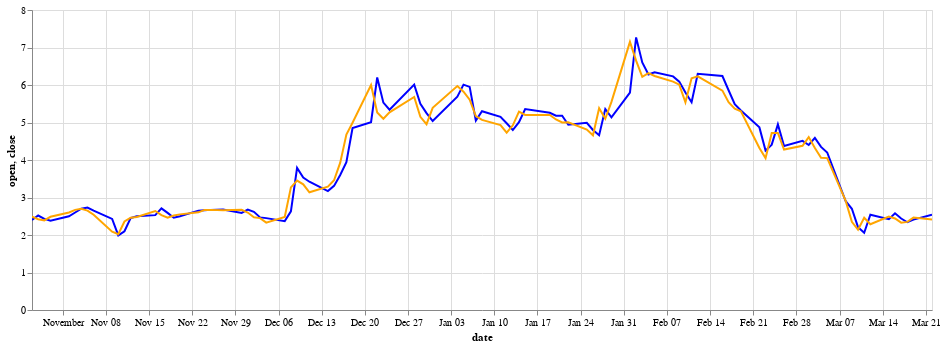

Source (notebook cell):
### Code cell
# chart different columns from the same df
base = alt.Chart(df.reset_index()).encode(x='date:T')

alt.layer(
    base.mark_line(color='blue').encode(y='open:Q', tooltip=['open']),
    base.mark_line(color='orange').encode(y='close:Q', tooltip=['close'])
).properties(width=900).interactive()

### Figure 1 — Vega-Lite specification as saved in the notebook (floating-point values rounded to 4 significant figures)
{"config": {"view": {"continuousWidth": 400, "continuousHeight": 300}}, "layer": [{"mark": {"type": "line", "color": "blue"}, "encoding": {"tooltip": [{"type": "nominal", "field": "open"}], "x": {"type": "temporal", "field": "date"}, "y": {"type": "quantitative", "field": "open"}}, "selection": {"selector018": {"type": "interval", "bind": "scales", "encodings": ["x", "y"]}}}, {"mark": {"type": "line", "color": "orange"}, "encoding": {"tooltip": [{"type": "nominal", "field": "close"}], "x": {"type": "temporal", "field": "date"}, "y": {"type": "quantitative", "field": "close"}}}], "data": {"name": "data-d4e8379d4c893aaf78ac56ae478756ad"}, "width": 900, "$schema": "https://vega.github.io/schema/vega-lite/v4.8.1.json", "datasets": {"data-d4e8379d4c893aaf78ac56ae478756ad": [{"index": "2021-03-22", "open": "2.54", "high": "2.55", "low": "2.38", "close": "2.41", "adjusted": "2.41", "volume": "1891303", "dividend": "0.0000", "split": "1.0", "date": "2021-03-22"}, {"index": "2021-03-19", "open": "2.41", "high": "2.51", "low": "2.33", "close": "2.4635", "adjusted": "2.4635", "volume": "1798535", "dividend": "0.0000", "split": "1.0", "date": "2021-03-19"}, {"index": "2021-03-18", "open": "2.34", "high": "2.45", "low": "2.3", "close": "2.35", "adjusted": "2.35", "volume": "1945828", "dividend": "0.0000", "split": "1.0", "date": "2021-03-18"}, {"index": "2021-03-17", "open": "2.44", "high": "2.44", "low": "2.26", "close": "2.33", "adjusted": "2.33", "volume": "2322090", "dividend": "0.0000", "split": "1.0", "date": "2021-03-17"}, {"index": "2021-03-16", "open": "2.58", "high": "2.64", "low": "2.4", "close": "2.44", "adjusted": "2.44", "volume": "2464131", "dividend": "0.0000", "split": "1.0", "date": "2021-03-16"}, {"index": "2021-03-15", "open": "2.42", "high": "2.54", "low": "2.3", "close": "2.49", "adjusted": "2.49", "volume": "3339214", "dividend": "0.0000", "split": "1.0", "date": "2021-03-15"}, {"index": "2021-03-12", "open": "2.54", "high": "2.54", "low": "2.23", "close": "2.2865", "adjusted": "2.2865", "volume": "2972498", "dividend": "0.0000", "split": "1.0", "date": "2021-03-12"}, {"index": "2021-03-11", "open": "2.06", "high": "2.57", "low": "2.0", "close": "2.46", "adjusted": "2.46", "volume": "11112275", "dividend": "0.0000", "split": "1.0", "date": "2021-03-11"}, {"index": "2021-03-10", "open": "2.21", "high": "2.25", "low": "2.07", "close": "2.14", "adjusted": "2.14", "volume": "11303198", "dividend": "0.0000", "split": "1.0", "date": "2021-03-10"}, {"index": "2021-03-09", "open": "2.7", "high": "2.7", "low": "2.17", "close": "2.35", "adjusted": "2.35", "volume": "22115724", "dividend": "0.0000", "split": "1.0", "date": "2021-03-09"}, {"index": "2021-03-08", "open": "2.9", "high": "3.28", "low": "2.7", "close": "2.91", "adjusted": "2.91", "volume": "21383775", "dividend": "0.0000", "split": "1.0", "date": "2021-03-08"}, {"index": "2021-03-05", "open": "4.2", "high": "4.75", "low": "4.02", "close": "4.05", "adjusted": "4.05", "volume": "4604187", "dividend": "0.0000", "split": "1.0", "date": "2021-03-05"}, {"index": "2021-03-04", "open": "4.35", "high": "4.35", "low": "4.02", "close": "4.06", "adjusted": "4.06", "volume": "3319689", "dividend": "0.0000", "split": "1.0", "date": "2021-03-04"}, {"index": "2021-03-03", "open": "4.59", "high": "4.62", "low": "4.3", "close": "4.32", "adjusted": "4.32", "volume": "2219446", "dividend": "0.0000", "split": "1.0", "date": "2021-03-03"}, {"index": "2021-03-02", "open": "4.4", "high": "5.05", "low": "4.35", "close": "4.61", "adjusted": "4.61", "volume": "2430091", "dividend": "0.0000", "split": "1.0", "date": "2021-03-02"}, {"index": "2021-03-01", "open": "4.51", "high": "4.68", "low": "4.25", "close": "4.38", "adjusted": "4.38", "volume": "1490372", "dividend": "0.0000", "split": "1.0", "date": "2021-03-01"}, {"index": "2021-02-26", "open": "4.375", "high": "4.62", "low": "4.17", "close": "4.28", "adjusted": "4.28", "volume": "4705609", "dividend": "0.0000", "split": "1.0", "date": "2021-02-26"}, {"index": "2021-02-25", "open": "4.95", "high": "5.15", "low": "4.15", "close": "4.72", "adjusted": "4.72", "volume": "3458231", "dividend": "0.0000", "split": "1.0", "date": "2021-02-25"}, {"index": "2021-02-24", "open": "4.41", "high": "4.75", "low": "4.2", "close": "4.72", "adjusted": "4.72", "volume": "3458231", "dividend": "0.0000", "split": "1.0", "date": "2021-02-24"}, {"index": "2021-02-23", "open": "4.25", "high": "4.26", "low": "3.96", "close": "4.05", "adjusted": "4.05", "volume": "7108333", "dividend": "0.0000", "split": "1.0", "date": "2021-02-23"}, {"index": "2021-02-22", "open": "4.87", "high": "4.99", "low": "3.85", "close": "4.32", "adjusted": "4.32", "volume": "9126857", "dividend": "0.0000", "split": "1.0", "date": "2021-02-22"}, {"index": "2021-02-19", "open": "5.32", "high": "5.41", "low": "5.18", "close": "5.3", "adjusted": "5.3", "volume": "2368471", "dividend": "0.0000", "split": "1.0", "date": "2021-02-19"}, {"index": "2021-02-18", "open": "5.49", "high": "5.5", "low": "5.3", "close": "5.37", "adjusted": "5.37", "volume": "2543354", "dividend": "0.0000", "split": "1.0", "date": "2021-02-18"}, {"index": "2021-02-17", "open": "5.86", "high": "5.87", "low": "5.49", "close": "5.54", "adjusted": "5.54", "volume": "3530520", "dividend": "0.0000", "split": "1.0", "date": "2021-02-17"}, {"index": "2021-02-16", "open": "6.24", "high": "6.25", "low": "5.75", "close": "5.85", "adjusted": "5.85", "volume": "3020751", "dividend": "0.0000", "split": "1.0", "date": "2021-02-16"}, {"index": "2021-02-12", "open": "6.3", "high": "6.35", "low": "5.85", "close": "6.23", "adjusted": "6.23", "volume": "2930788", "dividend": "0.0000", "split": "1.0", "date": "2021-02-12"}, {"index": "2021-02-11", "open": "5.54", "high": "6.22", "low": "5.24", "close": "6.18", "adjusted": "6.18", "volume": "4726782", "dividend": "0.0000", "split": "1.0", "date": "2021-02-11"}, {"index": "2021-02-10", "open": "5.8", "high": "5.94", "low": "5.49", "close": "5.54", "adjusted": "5.54", "volume": "5036291", "dividend": "0.0000", "split": "1.0", "date": "2021-02-10"}, {"index": "2021-02-09", "open": "6.09", "high": "6.12", "low": "5.75", "close": "6.01", "adjusted": "6.01", "volume": "3469172", "dividend": "0.0000", "split": "1.0", "date": "2021-02-09"}, {"index": "2021-02-08", "open": "6.23", "high": "6.24", "low": "5.87", "close": "6.09", "adjusted": "6.09", "volume": "3588586", "dividend": "0.0000", "split": "1.0", "date": "2021-02-08"}, {"index": "2021-02-05", "open": "6.34", "high": "6.39", "low": "6.15", "close": "6.24", "adjusted": "6.24", "volume": "2591187", "dividend": "0.0000", "split": "1.0", "date": "2021-02-05"}, {"index": "2021-02-04", "open": "6.28", "high": "6.45", "low": "5.92", "close": "6.315", "adjusted": "6.315", "volume": "3647034", "dividend": "0.0000", "split": "1.0", "date": "2021-02-04"}, {"index": "2021-02-03", "open": "6.6", "high": "6.6", "low": "6.0", "close": "6.22", "adjusted": "6.22", "volume": "5251706", "dividend": "0.0000", "split": "1.0", "date": "2021-02-03"}, {"index": "2021-02-02", "open": "7.27", "high": "7.4", "low": "6.48", "close": "6.65", "adjusted": "6.65", "volume": "8605044", "dividend": "0.0000", "split": "1.0", "date": "2021-02-02"}, {"index": "2021-02-01", "open": "5.8", "high": "7.15", "low": "5.75", "close": "7.15", "adjusted": "7.15", "volume": "16133602", "dividend": "0.0000", "split": "1.0", "date": "2021-02-01"}, {"index": "2021-01-29", "open": "5.14", "high": "5.63", "low": "5.1", "close": "5.55", "adjusted": "5.55", "volume": "4024525", "dividend": "0.0000", "split": "1.0", "date": "2021-01-29"}, {"index": "2021-01-28", "open": "5.36", "high": "5.4", "low": "5.01", "close": "5.1", "adjusted": "5.1", "volume": "3350168", "dividend": "0.0000", "split": "1.0", "date": "2021-01-28"}, {"index": "2021-01-27", "open": "4.66", "high": "5.5", "low": "4.4", "close": "5.38", "adjusted": "5.38", "volume": "9714589", "dividend": "0.0000", "split": "1.0", "date": "2021-01-27"}, {"index": "2021-01-26", "open": "4.8", "high": "4.8", "low": "4.56", "close": "4.66", "adjusted": "4.66", "volume": "4022538", "dividend": "0.0000", "split": "1.0", "date": "2021-01-26"}, {"index": "2021-01-25", "open": "4.99", "high": "5.0", "low": "4.75", "close": "4.81", "adjusted": "4.81", "volume": "2463056", "dividend": "0.0000", "split": "1.0", "date": "2021-01-25"}, {"index": "2021-01-22", "open": "4.94", "high": "5.05", "low": "4.76", "close": "5.005", "adjusted": "5.005", "volume": "2673989", "dividend": "0.0000", "split": "1.0", "date": "2021-01-22"}, {"index": "2021-01-21", "open": "5.18", "high": "5.18", "low": "4.9", "close": "5.0", "adjusted": "5.0", "volume": "1803514", "dividend": "0.0000", "split": "1.0", "date": "2021-01-21"}, {"index": "2021-01-20", "open": "5.18", "high": "5.22", "low": "4.9", "close": "5.08", "adjusted": "5.08", "volume": "1822021", "dividend": "0.0000", "split": "1.0", "date": "2021-01-20"}, {"index": "2021-01-19", "open": "5.26", "high": "5.33", "low": "5.14", "close": "5.2", "adjusted": "5.2", "volume": "1468339", "dividend": "0.0000", "split": "1.0", "date": "2021-01-19"}, {"index": "2021-01-15", "open": "5.36", "high": "5.4", "low": "5.05", "close": "5.2", "adjusted": "5.2", "volume": "2299147", "dividend": "0.0000", "split": "1.0", "date": "2021-01-15"}, {"index": "2021-01-14", "open": "5.01", "high": "5.36", "low": "4.96", "close": "5.29", "adjusted": "5.29", "volume": "2440101", "dividend": "0.0000", "split": "1.0", "date": "2021-01-14"}, {"index": "2021-01-13", "open": "4.8", "high": "4.99", "low": "4.63", "close": "4.925", "adjusted": "4.925", "volume": "2605080", "dividend": "0.0000", "split": "1.0", "date": "2021-01-13"}, {"index": "2021-01-12", "open": "4.98", "high": "4.98", "low": "4.25", "close": "4.73", "adjusted": "4.73", "volume": "6995275", "dividend": "0.0000", "split": "1.0", "date": "2021-01-12"}, {"index": "2021-01-11", "open": "5.15", "high": "5.24", "low": "4.88", "close": "4.93", "adjusted": "4.93", "volume": "4545449", "dividend": "0.0000", "split": "1.0", "date": "2021-01-11"}, {"index": "2021-01-08", "open": "5.3", "high": "5.3", "low": "5.06", "close": "5.07", "adjusted": "5.07", "volume": "4402351", "dividend": "0.0000", "split": "1.0", "date": "2021-01-08"}, {"index": "2021-01-07", "open": "5.05", "high": "5.5399", "low": "4.9", "close": "5.17", "adjusted": "5.17", "volume": "6537375", "dividend": "0.0000", "split": "1.0", "date": "2021-01-07"}, {"index": "2021-01-06", "open": "5.95", "high": "5.95", "low": "5.6", "close": "5.61", "adjusted": "5.61", "volume": "2533643", "dividend": "0.0000", "split": "1.0", "date": "2021-01-06"}, {"index": "2021-01-05", "open": "6.01", "high": "6.01", "low": "5.71", "close": "5.82", "adjusted": "5.82", "volume": "3626943", "dividend": "0.0000", "split": "1.0", "date": "2021-01-05"}, {"index": "2021-01-04", "open": "5.69", "high": "5.98", "low": "5.31", "close": "5.97", "adjusted": "5.97", "volume": "3369124", "dividend": "0.0000", "split": "1.0", "date": "2021-01-04"}, {"index": "2020-12-31", "open": "5.04", "high": "5.52", "low": "5.01", "close": "5.39", "adjusted": "5.39", "volume": "4233642", "dividend": "0.0000", "split": "1.0", "date": "2020-12-31"}, {"index": "2020-12-30", "open": "5.25", "high": "5.35", "low": "4.95", "close": "4.955", "adjusted": "4.955", "volume": "3906884", "dividend": "0.0000", "split": "1.0", "date": "2020-12-30"}, {"index": "2020-12-29", "open": "5.5", "high": "5.5", "low": "4.945", "close": "5.15", "adjusted": "5.15", "volume": "5038389", "dividend": "0.0000", "split": "1.0", "date": "2020-12-29"}, {"index": "2020-12-28", "open": "6.01", "high": "6.15", "low": "5.4", "close": "5.68", "adjusted": "5.68", "volume": "7508006", "dividend": "0.0000", "split": "1.0", "date": "2020-12-28"}, {"index": "2020-12-24", "open": "5.34", "high": "5.49", "low": "4.91", "close": "5.27", "adjusted": "5.27", "volume": "2812629", "dividend": "0.0000", "split": "1.0", "date": "2020-12-24"}, {"index": "2020-12-23", "open": "5.53", "high": "5.75", "low": "4.53", "close": "5.1", "adjusted": "5.1", "volume": "13318597", "dividend": "0.0000", "split": "1.0", "date": "2020-12-23"}, {"index": "2020-12-22", "open": "6.2", "high": "7.0", "low": "5.0", "close": "5.265", "adjusted": "5.265", "volume": "23186287", "dividend": "0.0000", "split": "1.0", "date": "2020-12-22"}, {"index": "2020-12-21", "open": "5.01", "high": "6.0", "low": "5.01", "close": "6.0", "adjusted": "6.0", "volume": "12822458", "dividend": "0.0000", "split": "1.0", "date": "2020-12-21"}, {"index": "2020-12-18", "open": "4.85", "high": "5.08", "low": "4.8", "close": "4.995", "adjusted": "4.995", "volume": "10085017", "dividend": "0.0000", "split": "1.0", "date": "2020-12-18"}, {"index": "2020-12-17", "open": "3.94", "high": "4.68", "low": "3.93", "close": "4.6765", "adjusted": "4.6765", "volume": "7402130", "dividend": "0.0000", "split": "1.0", "date": "2020-12-17"}, {"index": "2020-12-16", "open": "3.6", "high": "4.05", "low": "3.58", "close": "3.93", "adjusted": "3.93", "volume": "9103977", "dividend": "0.0000", "split": "1.0", "date": "2020-12-16"}, {"index": "2020-12-15", "open": "3.31", "high": "3.46", "low": "3.3", "close": "3.46", "adjusted": "3.46", "volume": "1998051", "dividend": "0.0000", "split": "1.0", "date": "2020-12-15"}, {"index": "2020-12-14", "open": "3.17", "high": "3.35", "low": "3.02", "close": "3.29", "adjusted": "3.29", "volume": "2545879", "dividend": "0.0000", "split": "1.0", "date": "2020-12-14"}, {"index": "2020-12-11", "open": "3.42", "high": "3.43", "low": "2.88", "close": "3.14", "adjusted": "3.14", "volume": "5323084", "dividend": "0.0000", "split": "1.0", "date": "2020-12-11"}, {"index": "2020-12-10", "open": "3.53", "high": "3.55", "low": "3.25", "close": "3.35", "adjusted": "3.35", "volume": "3404095", "dividend": "0.0000", "split": "1.0", "date": "2020-12-10"}, {"index": "2020-12-09", "open": "3.79", "high": "3.79", "low": "3.16", "close": "3.45", "adjusted": "3.45", "volume": "6870047", "dividend": "0.0000", "split": "1.0", "date": "2020-12-09"}, {"index": "2020-12-08", "open": "2.63", "high": "3.33", "low": "2.6", "close": "3.27", "adjusted": "3.27", "volume": "11710822", "dividend": "0.0000", "split": "1.0", "date": "2020-12-08"}, {"index": "2020-12-07", "open": "2.37", "high": "2.48", "low": "2.32", "close": "2.48", "adjusted": "2.48", "volume": "1803066", "dividend": "0.0000", "split": "1.0", "date": "2020-12-07"}, {"index": "2020-12-04", "open": "2.45", "high": "2.53", "low": "2.3", "close": "2.33", "adjusted": "2.33", "volume": "2224271", "dividend": "0.0000", "split": "1.0", "date": "2020-12-04"}, {"index": "2020-12-03", "open": "2.47", "high": "2.5", "low": "2.25", "close": "2.45", "adjusted": "2.45", "volume": "3129194", "dividend": "0.0000", "split": "1.0", "date": "2020-12-03"}, {"index": "2020-12-02", "open": "2.62", "high": "2.63", "low": "2.46", "close": "2.475", "adjusted": "2.475", "volume": "1871174", "dividend": "0.0000", "split": "1.0", "date": "2020-12-02"}, {"index": "2020-12-01", "open": "2.68", "high": "2.68", "low": "2.59", "close": "2.6", "adjusted": "2.6", "volume": "1919302", "dividend": "0.0000", "split": "1.0", "date": "2020-12-01"}, {"index": "2020-11-30", "open": "2.59", "high": "2.68", "low": "2.57", "close": "2.67", "adjusted": "2.67", "volume": "1872479", "dividend": "0.0000", "split": "1.0", "date": "2020-11-30"}, {"index": "2020-11-27", "open": "2.68", "high": "2.69", "low": "2.62", "close": "2.66", "adjusted": "2.66", "volume": "1120544", "dividend": "0.0000", "split": "1.0", "date": "2020-11-27"}, {"index": "2020-11-25", "open": "2.67", "high": "2.69", "low": "2.63", "close": "2.67", "adjusted": "2.67", "volume": "1274182", "dividend": "0.0000", "split": "1.0", "date": "2020-11-25"}, {"index": "2020-11-24", "open": "2.66", "high": "2.69", "low": "2.61", "close": "2.67", "adjusted": "2.67", "volume": "1722122", "dividend": "0.0000", "split": "1.0", "date": "2020-11-24"}, {"index": "2020-11-23", "open": "2.6499", "high": "2.66", "low": "2.54", "close": "2.6035", "adjusted": "2.6035", "volume": "2192468", "dividend": "0.0000", "split": "1.0", "date": "2020-11-23"}, {"index": "2020-11-20", "open": "2.5", "high": "2.56", "low": "2.45", "close": "2.55", "adjusted": "2.55", "volume": "1734950", "dividend": "0.0000", "split": "1.0", "date": "2020-11-20"}, {"index": "2020-11-19", "open": "2.46", "high": "2.52", "low": "2.31", "close": "2.52", "adjusted": "2.52", "volume": "1865517", "dividend": "0.0000", "split": "1.0", "date": "2020-11-19"}, {"index": "2020-11-18", "open": "2.59", "high": "2.6", "low": "2.4", "close": "2.46", "adjusted": "2.46", "volume": "2027535", "dividend": "0.0000", "split": "1.0", "date": "2020-11-18"}, {"index": "2020-11-17", "open": "2.71", "high": "2.72", "low": "2.46", "close": "2.53", "adjusted": "2.53", "volume": "2099533", "dividend": "0.0000", "split": "1.0", "date": "2020-11-17"}, {"index": "2020-11-16", "open": "2.53", "high": "2.66", "low": "2.52", "close": "2.64", "adjusted": "2.64", "volume": "2786080", "dividend": "0.0000", "split": "1.0", "date": "2020-11-16"}, {"index": "2020-11-13", "open": "2.5", "high": "2.53", "low": "2.4", "close": "2.48", "adjusted": "2.48", "volume": "1684344", "dividend": "0.0000", "split": "1.0", "date": "2020-11-13"}, {"index": "2020-11-12", "open": "2.45", "high": "2.59", "low": "2.42", "close": "2.46", "adjusted": "2.46", "volume": "3408824", "dividend": "0.0000", "split": "1.0", "date": "2020-11-12"}, {"index": "2020-11-11", "open": "2.1", "high": "2.57", "low": "2.1", "close": "2.36", "adjusted": "2.36", "volume": "4676773", "dividend": "0.0000", "split": "1.0", "date": "2020-11-11"}, {"index": "2020-11-10", "open": "1.99", "high": "2.12", "low": "1.63", "close": "2.02", "adjusted": "2.02", "volume": "11157286", "dividend": "0.0000", "split": "1.0", "date": "2020-11-10"}, {"index": "2020-11-09", "open": "2.43", "high": "2.43", "low": "2.03", "close": "2.09", "adjusted": "2.09", "volume": "6364672", "dividend": "0.0000", "split": "1.0", "date": "2020-11-09"}, {"index": "2020-11-06", "open": "2.65", "high": "2.66", "low": "2.43", "close": "2.54", "adjusted": "2.54", "volume": "2379140", "dividend": "0.0000", "split": "1.0", "date": "2020-11-06"}, {"index": "2020-11-05", "open": "2.73", "high": "2.75", "low": "2.6", "close": "2.65", "adjusted": "2.65", "volume": "1875607", "dividend": "0.0000", "split": "1.0", "date": "2020-11-05"}, {"index": "2020-11-04", "open": "2.7", "high": "2.81", "low": "2.67", "close": "2.7", "adjusted": "2.7", "volume": "1711661", "dividend": "0.0000", "split": "1.0", "date": "2020-11-04"}, {"index": "2020-11-03", "open": "2.6", "high": "2.79", "low": "2.59", "close": "2.67", "adjusted": "2.67", "volume": "2233996", "dividend": "0.0000", "split": "1.0", "date": "2020-11-03"}, {"index": "2020-11-02", "open": "2.5", "high": "2.66", "low": "2.49", "close": "2.6", "adjusted": "2.6", "volume": "2626424", "dividend": "0.0000", "split": "1.0", "date": "2020-11-02"}, {"index": "2020-10-30", "open": "2.38", "high": "2.51", "low": "2.33", "close": "2.485", "adjusted": "2.485", "volume": "1896428", "dividend": "0.0000", "split": "1.0", "date": "2020-10-30"}, {"index": "2020-10-29", "open": "2.43", "high": "2.45", "low": "2.26", "close": "2.39", "adjusted": "2.39", "volume": "2100247", "dividend": "0.0000", "split": "1.0", "date": "2020-10-29"}, {"index": "2020-10-28", "open": "2.52", "high": "2.52", "low": "2.35", "close": "2.42", "adjusted": "2.42", "volume": "1791464", "dividend": "0.0000", "split": "1.0", "date": "2020-10-28"}, {"index": "2020-10-27", "open": "2.4", "high": "2.72", "low": "2.395", "close": "2.49", "adjusted": "2.49", "volume": "4542498", "dividend": "0.0000", "split": "1.0", "date": "2020-10-27"}]}}
